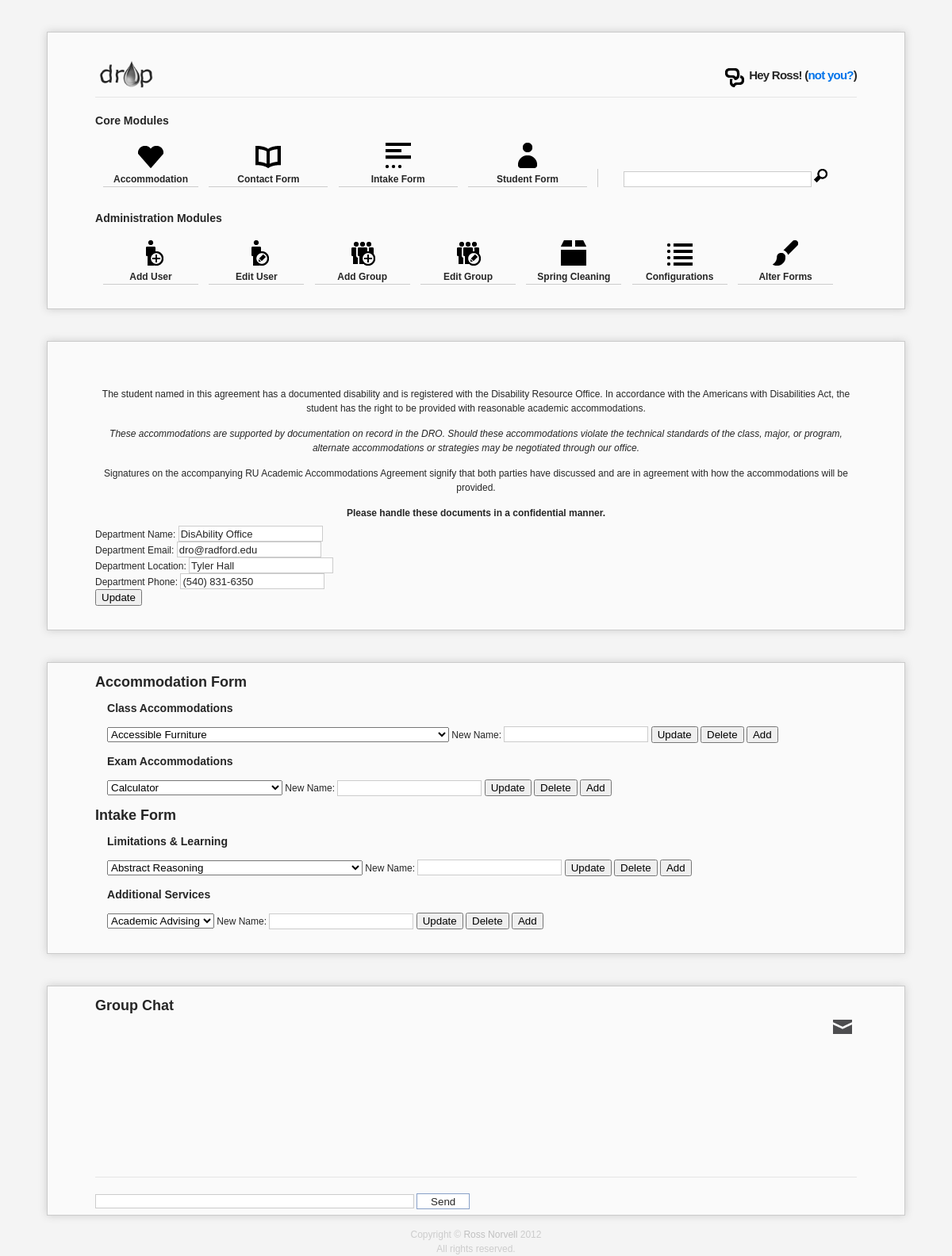
Screenshot of /home.php (signed in) with the database file from the repository.
### tables this page shows
CREATE TABLE IF NOT EXISTS `dp_configs` (
  `config_id` int(11) NOT NULL AUTO_INCREMENT,
  `config_name` longtext,
  `merge_text` longtext,
  `location` longtext,
  `email` longtext,
  `dept_name` longtext,
  `phone_num` varchar(25) DEFAULT NULL,
  PRIMARY KEY (`config_id`)
);

### util.php (called while the page is built, shortened)
<?php require_once('auth.php');
	function SQLQuery($qry,$close=false){
		$res = mysql_query($qry);
		return $res;
	}
?>

### home.php (the view, shortened to what this page needs)
<?php require_once('auth.php');
require_once('util.php');
 ?>
<!DOCTYPE html PUBLIC "-//W3C//DTD XHTML 1.0 Strict//EN" "http://www.w3.org/TR/xhtml1/DTD/xhtml1-strict.dtd">
<html xmlns="http://www.w3.org/1999/xhtml" xml:lang="en" lang="en">
<head>
	<link id="jquery_ui_theme_loader" rel="stylesheet" href="jquery-ui-custom/css/custom-theme/jquery-ui-1.8.20.custom.css">
	<link type="text/css" href="jquery-ui-custom/window/css/jquery.window.css" rel="stylesheet">
	<link rel="stylesheet" type="text/css" href="jquery-ui-custom/noty/css/jquery.noty.css"/>
	<link rel="stylesheet" type="text/css" href="jquery-ui-custom/noty/css/noty_theme_twitter.css"/>
	<link rel="stylesheet" type="text/css" href="jquery-ui-custom/chart/jquery.jqplot.css"/>
	<link rel="stylesheet" type="text/css" href="jquery-ui-custom/qtip/jquery.qtip.css"/>
	<link rel="stylesheet" href="style.css" />
</head>
<body>
<div id="content">
	<h1 style="margin-bottom:0px;" ><a href='home.php' id='drop_logo'><img alt="drop" title="drop" height="35" src="images/drop.png" border=0 /></a>
	<span style="float:right;margin-top:15px;">Hey <?php echo $_SESSION['FIRST_NAME']; ?>! (<a style="color:#0073EA;" href="logout.php">not you?</a>)</span>
	<div id="chatbutton" style="background-color:transparent;cursor: pointer; cursor: hand;border:none;margin:15px 10px 0 10px;width:20px;text-align:center;float:right;"><img src="images/chatOffline.png" /></div>
	</h1>
	<hr />
	<h3>
		Core Modules
	</h3>
	<ul>
	<?php if($_SESSION['CREATES_ACCOMS']){?>
	 <li>
		<a id="accommodation" href="#" title="Accommodation Form">
			<div style="text-align: center;width: 120px;">
				<img src="images/heart.png" alt="Accommodation form" border="0" /><br/>
				Accommodation
			</div>
		</a>
	  </li>
	<?php } ?>
	<?php if($_SESSION['CREATES_CONTACT']){?>
	  <li>
		<a id="history" href="#" title="History">
			<div style="text-align: center;width: 150px;">
				<img src="images/book.png" alt="history" border="0" /><br/>
				Contact Form
			</div>
		</a>
	  </li>
	<?php } ?>
	<?php if($_SESSION['CREATES_INTAKE']){?>
	  <li>
		<a id="intake" href="#" title="Intake Form">
			<div style="text-align: center;width: 150px;">
				<img src="images/article.png" alt="Intake form" border="0" /><br/>
				Intake Form
			</div>
		</a>
	  </li>
	<?php } ?>
	<?php if($_SESSION['CREATES_STUDENT']){?>
	  <li>
		<a id="student" href="#" title="<Student Form">
			<div style="text-align: center;width: 150px;">
				<img src="images/user.png" alt="Student form" border="0" /><br/>
				Student Form
			</div>
		</a>
	  </li>
	<?php } ?>
	<?php if($_SESSION['CAN_VIEW']){?>
	   <li style="border:none;border-left:1px solid #ccc;">
			<div style="text-align:center;width:320px;border:none;">
				<input size=30 type=text id="search_field"/>
				<img id='searchbutton' src="images/search.png" style="cursor:pointer;height:17px;border:none;" height=16 alt="Search" border="0" />
			</div>
	  </li>
	<?php } ?>
	<?php if($_SESSION['ADMIN_PANEL']){?>
		<h3 style='margin-top:30px;'>
			Administration Modules
		</h3>
		<?php if($_SESSION['ADD_USER']){ ?>
		<li>
			<a id="addUser" href="#" title="Add User">
				<div style="text-align: center;width: 120px;">
					<img src="images/addUser.png" alt="Add User" border="0" /><br/>
					Add User
				</div>
			</a>
		 </li>
		<?php } ?>
		<?php if($_SESSION['EDIT_USER']){ ?>
		 <li>
			<a id="editUser" href="#" title="Edit User">
				<div style="text-align: center;width: 120px;">
					<img src="images/editUser.png" alt="Edit User" border="0" /><br/>
					Edit User
				</div>
			</a>
		 </li>
		<?php } ?>
		<?php if($_SESSION['ADD_GROUP']){ ?>
		 <li>
			<a id="addGroup" href="#" title="Add Group">
				<div style="text-align: center;width: 120px;">
					<img src="images/addGroup.png" alt="Add Group" border="0" /><br/>
					Add Group
				</div>
			</a>
		 </li>
		<?php } ?>
		<?php if($_SESSION['EDIT_GROUP']){ ?>
		 <li>
			<a id="editGroup" href="#" title="Edit Group">
				<div style="text-align: center;width: 120px;">
					<img src="images/editGroup.png" alt="Edit Group" border="0" /><br/>
					Edit Group
				</div>
			</a>
		 </li>
		<?php } ?>
		<?php if($_SESSION['CLEAN_DROP']){ ?>
		 <li>
			<a id="cleandrop" href="#" title="Clean Drop">
				<div style="text-align: center;width: 120px;">
					<img src="images/box.png" alt="Clean drop" border="0" /><br/>
					Spring Cleaning
				</div>
			</a>
		 </li>
		<?php } ?>
		<?php if($_SESSION['EDIT_CONFIGS']){ ?>
		 <li>
			<a id="editconfigs" href="#" title="drop configs">
				<div style="text-align: center;width: 120px;">
					<img src="images/list.png" alt="drop configurations" border="0" /><br/>
					Configurations
				</div>
			</a>
		 </li>
		<?php } ?>
		<?php if($_SESSION['ALTER_FORMS']){ ?>
		 <li>
			<a id="alterForms" href="#" title="Alter Forms">
				<div style="text-align: center;width: 120px;">
					<img src="images/brush.png" alt="Alter Forms" border="0" /><br/>
					Alter Forms
				</div>
			</a>
		 </li>
		<?php } ?>
	<?php }  ?>
	</ul>
</div>
	<?php if($_SESSION['EDIT_CONFIGS']){ ?>
		<div class="contentLook" id="editconfigs_menu">
			<br/>
			<p> </p>
			<br/>
			<div class='jquery_ckeditor'>
				<?php
					$qry="SELECT * FROM dp_configs LIMIT 1";
					$res = SQLQuery($qry);
					$data = mysql_fetch_assoc($res);
					echo ($data['merge_text']);
				?>
			</div>
			<label>Department Name: <input type=text class='dept_name' value="<?php echo $data['dept_name']; ?>"  /></label><br/>
			<label>Department Email: <input type=text class='dept_email' value="<?php echo $data['email']; ?>" /></label><br/>
			<label>Department Location: <input type=text class='dept_loc' value="<?php echo $data['location']; ?>" /></label><br/>
			<label>Department Phone: <input type=text class='dept_phone' value="<?php echo $data['phone_num']; ?>" /></label>
			<br/>
			<button class='update_configs' >Update</button>
		</div>
	<?php } ?>
	<?php if($_SESSION['ALTER_FORMS']){ ?>
		<div class="contentLook" id="alterForms_menu">
			<h2> Accommodation Form </h2>
			<div style='margin-left:15px;'>
				<h3>Class Accommodations</h3>
					<select id='accom_class_opts'>
						<?php
							$qry = "SELECT * FROM dp_class_accommodations ORDER BY class_option ";
							$res = SQLQuery($qry);
							while($row = mysql_fetch_assoc($res)){
								$v = $row['class_accom_id'];
								$n = $row['class_option'];
								echo "<option value='$v'>$n</option>\n";
							}
						?>
					</select>
					New Name: <input type=text id='accom_class_name'/>
					<button class="accom_class_update">Update</button>
					<button class="accom_class_delete">Delete</button>
					<button class="accom_class_add">Add</button>
					<h3>Exam Accommodations</h3>
					<select id='accom_exam_opts'>
						<?php
							$qry = "SELECT * FROM dp_exam_accommodations ORDER BY exam_option ";
							$res = SQLQuery($qry);
							while($row = mysql_fetch_assoc($res)){
								$v = $row['exam_accom_id'];
								$n = $row['exam_option'];
								echo "<option value='$v'>$n</option>\n";
							}
						?>
					</select>
					New Name: <input type=text id='accom_exam_name'/>
					<button class="accom_exam_update">Update</button>
					<button class="accom_exam_delete">Delete</button>
					<button class="accom_exam_add">Add</button>
			</div>
			<h2> Intake Form </h2>
			<div style='margin-left:15px;'>
				<h3>Limitations &amp; Learning</h3>
					<select id='intake_lim_opts'>
						<?php
							$qry = "SELECT * FROM dp_limitations ORDER BY limitation_name ";
							$res = SQLQuery($qry);
							while($row = mysql_fetch_assoc($res)){
								$v = $row['limitation_id'];
								$n = $row['limitation_name'];
								echo "<option value='$v'>$n</option>\n";
							}
						?>
					</select>
					New Name: <input type=text id='intake_lim_name'/>
					<button class="intake_lim_update">Update</button>
					<button class="intake_lim_delete">Delete</button>
					<button class="intake_lim_add">Add</button>
					<h3>Additional Services</h3>
					<select id='intake_serv_opts'>
						<?php
							$qry = "SELECT * FROM dp_services ORDER BY service_name ";
							$res = SQLQuery($qry);
							while($row = mysql_fetch_assoc($res)){
								$v = $row['service_id'];
								$n = $row['service_name'];
								echo "<option value='$v'>$n</option>\n";
							}
						?>
					</select>
					New Name: <input type=text id='intake_serv_name'/>
					<button class="intake_serv_update">Update</button>
					<button class="intake_serv_delete">Delete</button>
					<button class="intake_serv_add">Add</button>
			</div>
		</div>
	<?php } ?>
<div class="contentLook" style="padding-bottom:7px;" id="messageArea">
<h2 style='float:left;position:absolute;' >Group Chat</h2><br/><br/>
<button id="allmessages" style="border:none;float:right;margin-right:0px;margin-top:5px;background-color:transparent;cursor: pointer; cursor: hand;" border=0 ><img src="./images/allmail.png" alt="Get More Messages" border=0 /></button>
	<div id="forMessages" style="margin:10px;text-align:left;width:760px;height:160px;overflow:auto;">
	</div>
		<br/>
	<hr/>
	<form id="messageForm" action="">
		<input type=text name='message' id='messageContent' style="margin:0;padding:0;width:400px;"/>
		<input style="cursor:pointer;height:1.5em; width:5em" type=submit value="Send" />
	</form>
</div>
<div style='width:100%;margin-top:15px;text-align:center;color:#CCC;font-weight:normal;'>Copyright &copy; <a style='font-weight:normal;color:#C0C0C0;' href='http://www.rnorvell.com'>Ross Norvell</a> 2012<br/>All rights reserved.</div></body>
</html>

### style.css (style rules this page uses)
html, body, div, ul { margin: 0; padding: 0; }
body { color: #262626; background: #f4f4f4; font: normal 12px/18px Verdana, sans-serif; }
input[type=text], input[type=password],textarea { height:22px; border:solid 1px #CCC !important; font: normal 20px Verdana; }
#content { width: 960px; margin: 40px auto 0 auto; padding: 0 60px 30px 60px; border: solid 1px #cbcbcb; background: #fafafa; -moz-box-shadow: 0px 0px 10px #cbcbcb; -webkit-box-shadow: 0px 0px 10px #cbcbcb; }
h1 { margin: 30px 0 15px 0; font-size: 30px; font-weight: bold; font-family: Arial; }
h1 span { font-size: 50%; letter-spacing: -0.05em; }
hr { border: none; height: 1px; line-height: 1px; background: #E5E5E5; margin-bottom: 20px; padding: 0; }
p { margin: 0; padding: 7px 0; }
a { outline: none; font-style:normal font-weight: bold; color: #009ACD; }
a:link { color:#262626;text-decoration:none;font-weight:bold; }
a img { border: none; padding: 0px; margin: 5px; vertical-align: top; }
ul { list-style-type: none; margin-bottom: 15px; display:inline; }
ul li { list-style-type: none; display:inline-block; border-bottom:1px solid #ccc; margin-left:10px; }
.contentLook { width: 960px; margin: 40px auto 0 auto; padding: 0 60px 30px 60px; border: solid 1px #cbcbcb; background: #fafafa; -moz-box-shadow: 0px 0px 10px #cbcbcb; -webkit-box-shadow: 0px 0px 10px #cbcbcb; }
.contentLook hr { border: none; height: 1px; line-height: 1px; background: #E5E5E5; margin-bottom: 20px; padding: 0; }
.contentLook p { margin: 0; padding: 7px 0; }

### home.php (style rules this page uses)
input[type=text],input[type=password] { font-size: 13px !important; height: 16px !important; }

### rows the page displays
dp_configs: merge_text "The student named in this agreement has a documented disability and is registered with the Disability Resource Office. In accordance with the Americans with Disabilities Act, the student has the right to be provided with reasonable academic accommodations. These accommodations are supported by documentation on record in the DRO. Should these accommodations violate the technical standards of the class, major, or program, alternate accommodations or strategies may be negotiated through our office. Signatures on the accompanying RU Academic Accommodations Agreement signify that both parties have discussed and are in agreement with how the accommodations will be provided. Please handle these…", dept_name "DisAbility Office", email "dro@radford.edu", location "Tyler Hall", phone_num "(540) 831-6350"

### other values shown
$_SESSION['FIRST_NAME'] "Ross"
form field value "Accessible Furniture"
form field value "Calculator"
form field value "Abstract Reasoning"
form field value "Academic Advising"
